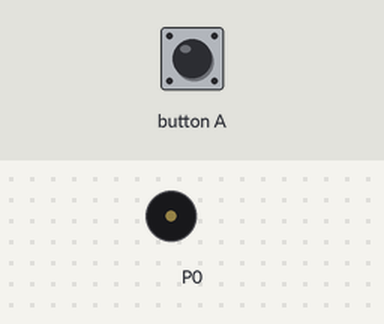
A program run on a simulated BBC micro:bit (MakeCode). On the bench: buzzer (waves = sounding). The test bench sets the inputs (shaded band).

Above: at 1.2 s.
1.3 s: button A pressed for 0.15 s
At 7.3 s:
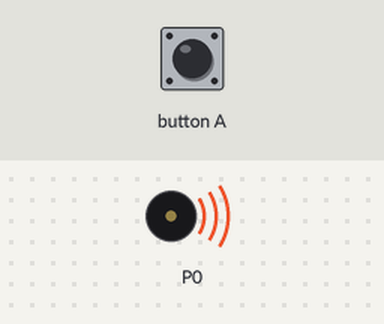
Timing chart, 0 to 9.0 s (numbered marks = the images above; inputs shaded):
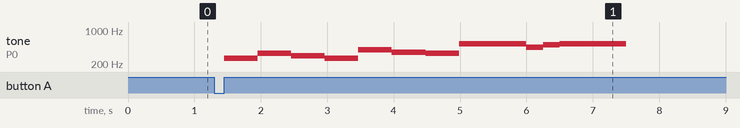

The program:

main.ts
```typescript
input.onButtonPressed(Button.A, function () {
    music.play(music.stringPlayable("C E D C G F E C5 ", 120), music.PlaybackMode.UntilDone)
    music.play(music.tonePlayable(523, music.beat(BeatFraction.Whole)), music.PlaybackMode.UntilDone)
    music.play(music.tonePlayable(440, music.beat(BeatFraction.Half)), music.PlaybackMode.UntilDone)
    music.play(music.tonePlayable(494, music.beat(BeatFraction.Half)), music.PlaybackMode.UntilDone)
    music.play(music.tonePlayable(523, music.beat(BeatFraction.Double)), music.PlaybackMode.UntilDone)
})
```

test.ts
```typescript
// mae profion yn mynd yma; ni chaiff ei grynhoi pan ddefnyddir y pecyn hwn fel estyniad.
```

Measured:
- after the input at 1.3 s, tone on P0: plays 262 Hz for 0.51 s, 330 Hz for 0.51 s, 294 Hz for 0.51 s, 262 Hz for 0.51 s, 392 Hz for 0.51 s, 349 Hz for 0.51 s … (11 notes in this stretch), starting after 0.15 s
